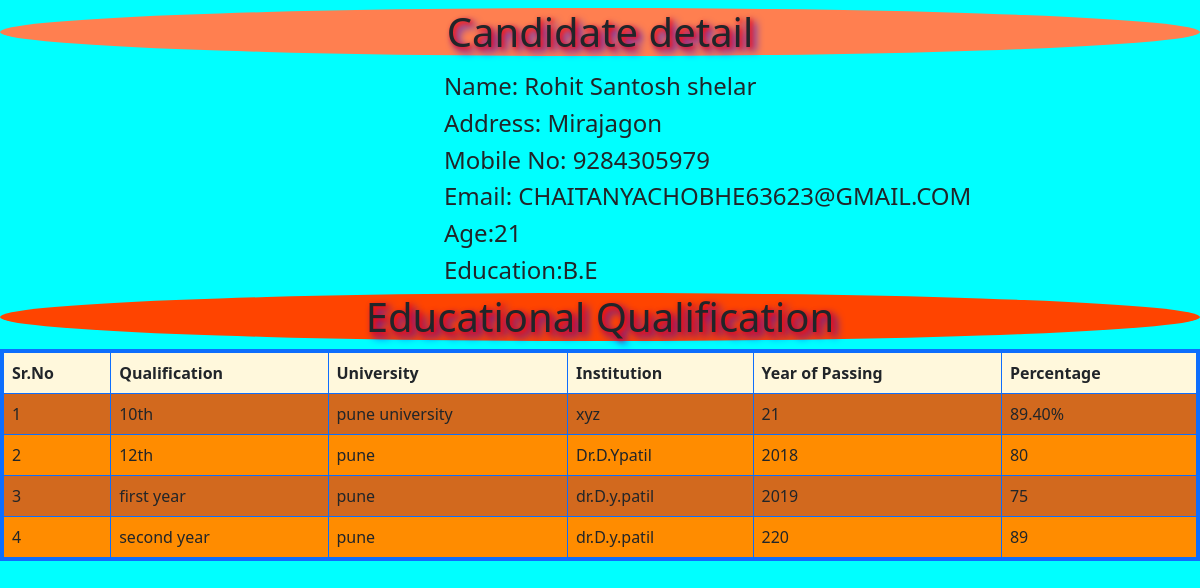
Screenshot of /myapp/4 with the database file from the repository.
### myapp/models.py (models this page shows)
class Forms(models.Model):
    Name=models.CharField(max_length=100)
    Address=models.CharField(max_length=200)
    Mobile_no=models.IntegerField(blank=True)
    Email=models.EmailField()
    Age=models.PositiveIntegerField()
    Education=models.CharField(max_length=100)
    Upload_Documents=models.FileField(upload_to='doc',blank=True)

### polls/models.py (models this page shows)
class  Qualification(models.Model):
    Qualification=models.CharField(max_length=100)
    University=models.CharField(max_length=100)
    Institution=models.CharField(max_length=100)
    Year_of_passing=models.PositiveIntegerField()
    Percentag=models.CharField(max_length=100)

class  Qualification1(models.Model):
    Qualification1=models.CharField(max_length=100)
    University1=models.CharField(max_length=100)
    Institution1=models.CharField(max_length=100)
    Year_of_passing1=models.PositiveIntegerField()
    Percentag1=models.CharField(max_length=100)

class  Qualification2(models.Model):
    Qualification2=models.CharField(max_length=100)
    University2=models.CharField(max_length=100)
    Institution2=models.CharField(max_length=100)
    Year_of_passing2=models.PositiveIntegerField()
    Percentag2=models.CharField(max_length=100)

class  Qualification3(models.Model):
    Qualification3=models.CharField(max_length=100)
    University3=models.CharField(max_length=100)
    Institution3=models.CharField(max_length=100)
    Year_of_passing3=models.PositiveIntegerField()
    Percentag3=models.CharField(max_length=100)

### myapp/views.py (the view)
# urls.py: path('<int:pk>',views.CandidatesView.as_view(),name='candidate'),
class CandidatesView(View):
    def get(self,request,pk):
        candidates =Forms.objects.get(pk=pk)
        candidates1=Qualification.objects.get(pk=pk)
        candidates2=Qualification1.objects.get(pk=pk)
        candidates3=Qualification2.objects.get(pk=pk)
        candidates4=Qualification3.objects.get(pk=pk)
        return render(request,'myapp/candidate.html',{'candidate1':candidates1,'candidates':candidates,'candidate2':candidates2,'candidate3':candidates3,'candidate4':candidates4})

### myapp/templates/myapp/candidate.html (shortened to what this page needs)
<!DOCTYPE html>
{% load static %}
<html lang="en">
<head>
    <link rel="stylesheet" href="{% static 'css/bootstrap.css' %}">
</head>
<body style="background-color: cyan;cursor:not-allowed;">
      <div style="background-color: coral;text-shadow: 2px 2px 5px red, 5px 5px 8px blue ;border-radius: 50%;">
        <h1 class="text-center mb-3 " >Candidate detail</h1>
      </div>
            <div class="row">
         <div style="font-size:100%;">
            <h4>Name: {{candidates.Name}}</h4>
            <h4>Address: {{candidates.Address}}</h4>
            <h4>Mobile No: {{candidates.Mobile_no}}</h4>
            <h4>Email: {{candidates.Email}}</h4>
            <h4>Age:{{candidates.Age}}</h4>
            <h4>Education:{{candidates.Education}}</h4>
         </div>
     </div>
     <div style="background-color: rgb(255, 68, 0);text-shadow: 2px 2px 5px red, 5px 5px 8px blue;border-radius: 50%;">
     <h1 class="alter-danger text-center" >Educational Qualification</h1>
    </div>
     <table border="2" width="80%" height="60%" class="table table-bordered border-primary" style="border: solid rgb(19, 197, 43) 4px;border-collapse:collapse ; background-color: chocolate;">
         <thead>
           <tr style="background-color: cornsilk;">
             <th scope="col" colspan="2">Sr.No</th>
             <th scope="col">Qualification</th>
             <th scope="col">University</th>
             <th scope="col">Institution</th>
             <th scope="col">Year of Passing</th>
             <th scope="col">Percentage</th>
           </tr>
         </thead>
         <tbody>
            <tr>
              <td colspan="2">1</td>
              <td>{{candidate1.Qualification}}</td>
              <td>{{candidate1.University}}</td>
              <td>{{candidate1.Institution}}</td>
              <td>{{candidate1.Year_of_passing}}</td>
              <td>{{candidate1.Percentag}}</td>
            </tr>
            <tr style="background-color: darkorange;">
                <td colspan="2">2</td>
                <td>{{candidate2.Qualification1}}</td>
                <td>{{candidate2.University1}}</td>
                <td>{{candidate2.Institution1}}</td>
                <td>{{candidate2.Year_of_passing1}}</td>
                <td>{{candidate2.Percentag1}}</td>
              </tr>
              <tr>
                <td colspan="2">3</td>
                <td>{{candidate3.Qualification2}}</td>
                <td>{{candidate3.University2}}</td>
                <td>{{candidate3.Institution2}}</td>
                <td>{{candidate3.Year_of_passing2}}</td>
                <td>{{candidate3.Percentag2}}</td>
              </tr>
              <tr style="background-color: darkorange;">
                <td colspan="2" >4</td>
                <td>{{candidate4.Qualification3}}</td>
                <td>{{candidate4.University3}}</td>
                <td>{{candidate4.Institution3}}</td>
                <td>{{candidate4.Year_of_passing3}}</td>
                <td>{{candidate4.Percentag3}}</td>
              </tr>
          </tbody>
        </table>
</body>
</html>

### myapp/templates/myapp/candidate.html (style rules this page uses)
body { top: 4cm; }
h4 { margin-left: 37%; }

### rows the page displays
Forms: Name "Rohit Santosh shelar", Address "Mirajagon", Mobile_no "9284305979", Email "CHAITANYACHOBHE63623@GMAIL.COM", Age "21", Education "B.E"
Qualification: Qualification "10th", University "pune university", Institution "xyz", Year_of_passing "21", Percentag "89.40%"
Qualification1: Qualification1 "12th", University1 "pune", Institution1 "Dr.D.Ypatil", Year_of_passing1 "2018", Percentag1 "80"
Qualification2: Qualification2 "first year", University2 "pune", Institution2 "dr.D.y.patil", Year_of_passing2 "2019", Percentag2 "75"
Qualification3: Qualification3 "second year", University3 "pune", Institution3 "dr.D.y.patil", Year_of_passing3 "220", Percentag3 "89"
